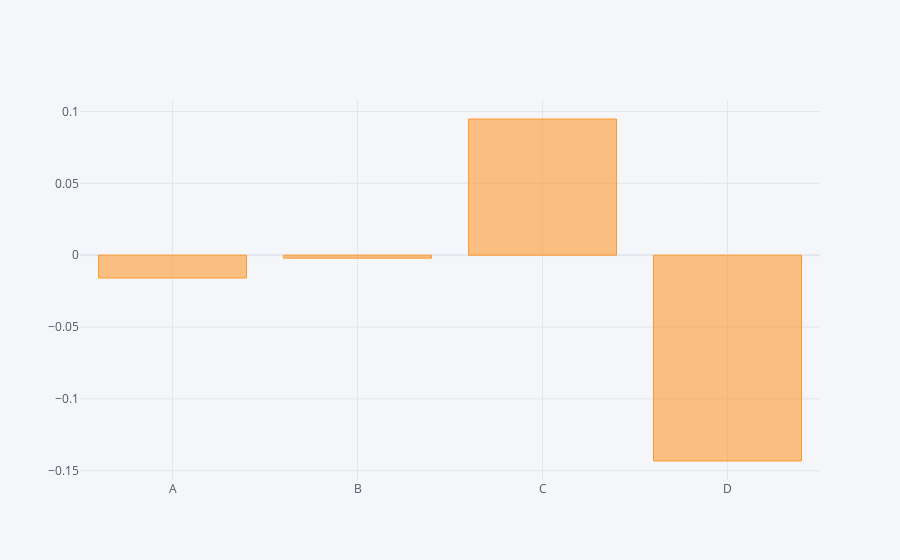

This figure's notebook cell:
### Code cell
df1.mean().iplot(kind="bar")

### Figure 1 — Plotly figure (JSON) as saved in the notebook; plotly's stock layout.template omitted (floating-point values rounded to 4 significant figures)
{"data": [{"marker": {"color": "rgba(255, 153, 51, 0.6)", "line": {"color": "rgba(255, 153, 51, 1.0)", "width": 1}}, "name": "None", "orientation": "v", "text": "", "type": "bar", "x": ["A", "B", "C", "D"], "y": [-0.01588, -0.002057, 0.09478, -0.1432]}], "layout": {"legend": {"bgcolor": "#F5F6F9", "font": {"color": "#4D5663"}}, "paper_bgcolor": "#F5F6F9", "plot_bgcolor": "#F5F6F9", "title": {"font": {"color": "#4D5663"}}, "xaxis": {"gridcolor": "#E1E5ED", "showgrid": true, "tickfont": {"color": "#4D5663"}, "title": {"font": {"color": "#4D5663"}, "text": ""}, "zerolinecolor": "#E1E5ED"}, "yaxis": {"gridcolor": "#E1E5ED", "showgrid": true, "tickfont": {"color": "#4D5663"}, "title": {"font": {"color": "#4D5663"}, "text": ""}, "zerolinecolor": "#E1E5ED"}}}
